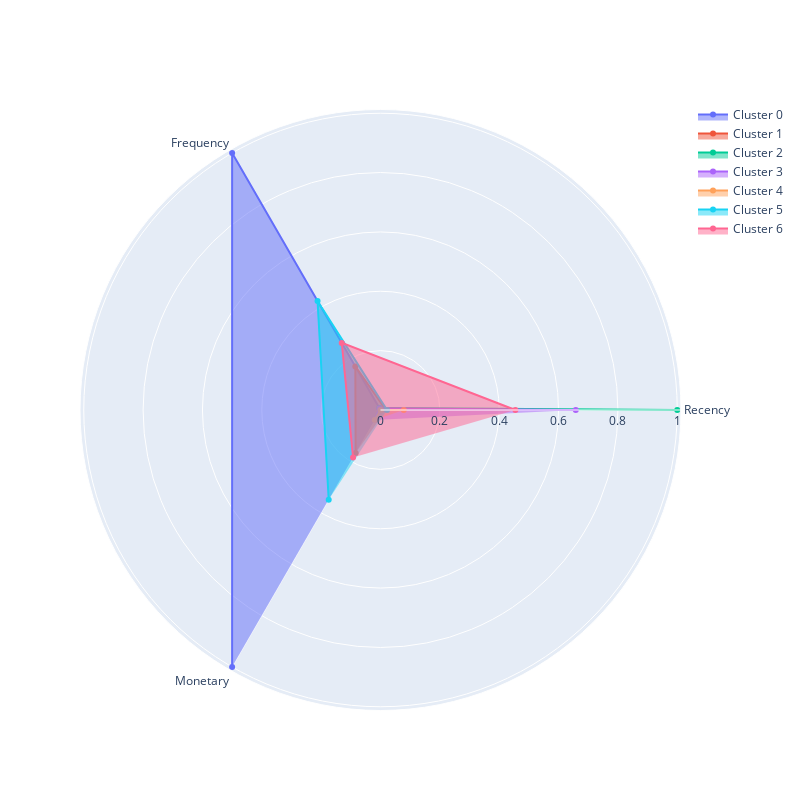

This figure's notebook cell:
### Code cell
plot_cluster_profile(rfm_table_cluster, 7)

### Figure 1 — Plotly figure (JSON) as saved in the notebook; plotly's stock layout.template omitted (floating-point values rounded to 4 significant figures)
{"data": [{"fill": "toself", "name": "Cluster 0", "r": [0, 1.0, 1], "theta": ["Recency", "Frequency", "Monetary"], "type": "scatterpolar"}, {"fill": "toself", "name": "Cluster 1", "r": [0.01856, 0.1697, 0.1676], "theta": ["Recency", "Frequency", "Monetary"], "type": "scatterpolar"}, {"fill": "toself", "name": "Cluster 2", "r": [1, 0.007601, 0], "theta": ["Recency", "Frequency", "Monetary"], "type": "scatterpolar"}, {"fill": "toself", "name": "Cluster 3", "r": [0.6581, 0.006863, 0.03859], "theta": ["Recency", "Frequency", "Monetary"], "type": "scatterpolar"}, {"fill": "toself", "name": "Cluster 4", "r": [0.07835, 0, 0.03903], "theta": ["Recency", "Frequency", "Monetary"], "type": "scatterpolar"}, {"fill": "toself", "name": "Cluster 5", "r": [0.02203, 0.4244, 0.3491], "theta": ["Recency", "Frequency", "Monetary"], "type": "scatterpolar"}, {"fill": "toself", "name": "Cluster 6", "r": [0.4545, 0.2612, 0.1848], "theta": ["Recency", "Frequency", "Monetary"], "type": "scatterpolar"}], "layout": {"autosize": false, "height": 800, "showlegend": true, "width": 800}}
